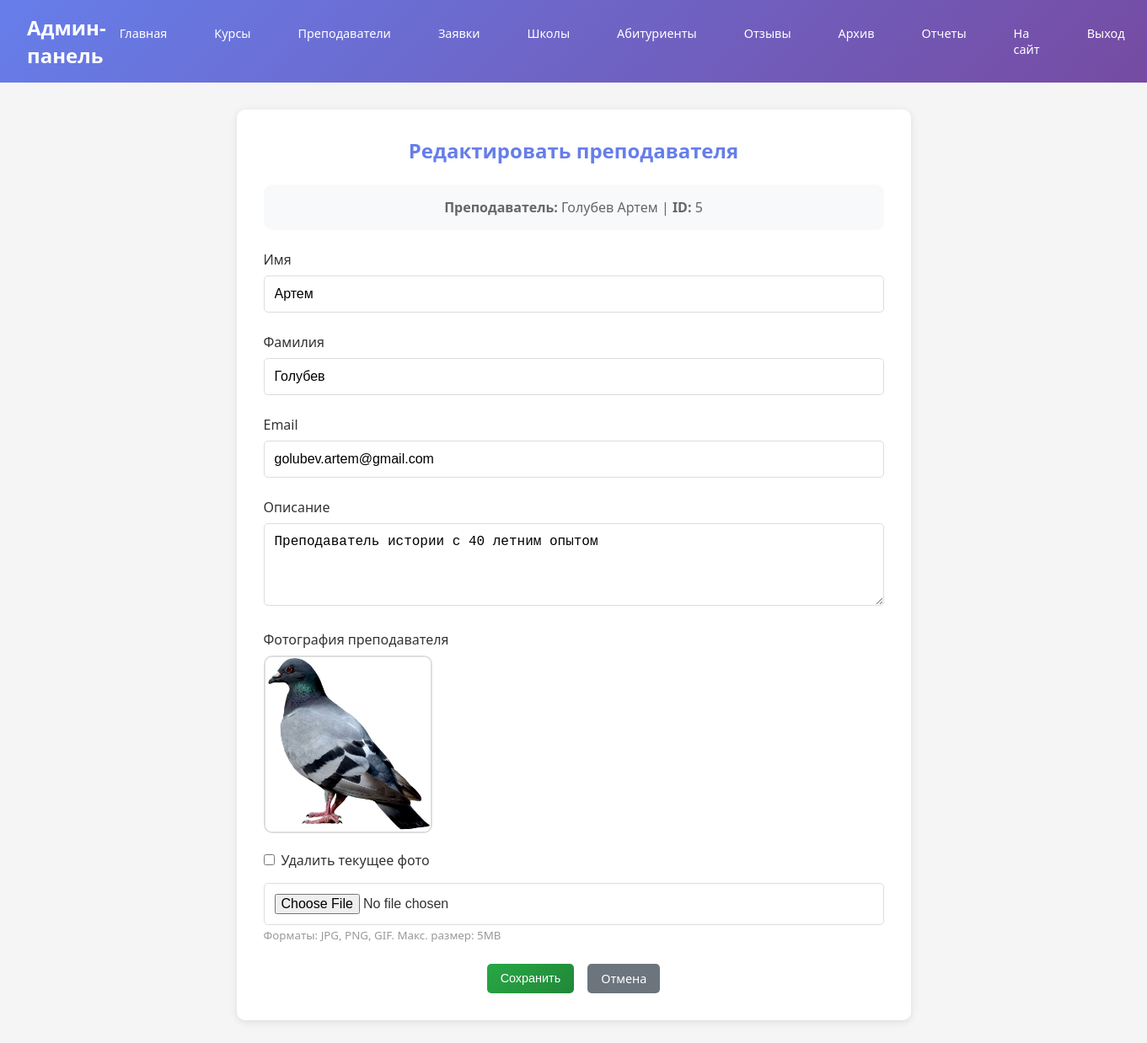
Page /admin-panel/teachers/edit/5/ (signed in) on the committed database.
### main/models.py (models this page shows, shortened)
class Teacher(models.Model):
    teacher_id = models.AutoField(primary_key=True)
    user = models.ForeignKey(Users, on_delete=models.CASCADE, db_column='user_id')
    first_name = models.CharField(
        max_length=100,
        validators=[
            RegexValidator(
                regex=r'^[а-яА-Яa-zA-Z]{2,50}$',
                message='Имя должно содержать от 2 до 50 букв'
            )
        ]
    )
    last_name = models.CharField(
        max_length=100,
        validators=[
            RegexValidator(
                regex=r'^[а-яА-Яa-zA-Z]{2,50}$',
                message='Фамилия должна содержать от 2 до 50 букв'
            )
        ]
    )
    description = models.TextField(blank=True, null=True)
    email = models.EmailField(
        max_length=255,
        validators=[EmailValidator(message='Введите корректный email адрес')]
    )
    photo_url = models.CharField(max_length=500, blank=True, null=True)
    photo = models.ImageField(
        upload_to='teachers/photos/',
        blank=True,
        null=True,
        help_text='Фотография преподавателя (необязательно)'
    )
    is_activ = models.BooleanField(default=True)
    class Meta:
        db_table = 'teachers'

### main/views.py (the view, shortened to what this page needs)
# urls.py: path('admin-panel/teachers/edit/<int:teacher_id>/', views.admin_edit_teacher, name='admin_edit_teacher'),
@staff_member_required
def admin_edit_teacher(request, teacher_id):
    teacher = get_object_or_404(Teacher, teacher_id=teacher_id)
    return render(request, 'admin/edit_teacher.html', {'teacher': teacher})

### main/templates/admin/edit_teacher.html (shortened to what this page needs)
{% extends 'admin/base_admin.html' %}
{% block content %}
<div class="form-card">
    <h2 style="color: #667eea; margin-bottom: 1.5rem; text-align: center;">Редактировать преподавателя</h2>
    <div style="background: #f8f9fa; padding: 1rem; border-radius: 10px; margin-bottom: 1.5rem;">
        <p style="color: #666; text-align: center;">
            <strong>Преподаватель:</strong> {{ teacher.last_name }} {{ teacher.first_name }} |
            <strong>ID:</strong> {{ teacher.teacher_id }}
        </p>
    </div>
    <form method="post" enctype="multipart/form-data">
        <div class="form-group">
            <label>Имя</label>
            <input type="text" name="first_name" class="form-control" value="{{ teacher.first_name }}" required>
        </div>
        <div class="form-group">
            <label>Фамилия</label>
            <input type="text" name="last_name" class="form-control" value="{{ teacher.last_name }}" required>
        </div>
        <div class="form-group">
            <label>Email</label>
            <input type="email" name="email" class="form-control" value="{{ teacher.email }}" required>
        </div>
        <div class="form-group">
            <label>Описание</label>
            <textarea name="description" class="form-control" rows="4">{{ teacher.description }}</textarea>
        </div>
        <div class="form-group">
            <label>Фотография преподавателя</label>
            {% if teacher.photo %}
            <div style="margin-bottom: 1rem;">
                <img src="{{ teacher.photo.url }}" alt="{{ teacher.first_name }}"
                     style="max-width: 200px; border-radius: 10px; border: 2px solid #ddd;">
            </div>
            <div style="margin-bottom: 1rem;">
                <label style="display: flex; align-items: center; gap: 0.5rem;">
                    <input type="checkbox" name="photo-clear"> Удалить текущее фото
                </label>
            </div>
            {% endif %}
            <input type="file" name="photo" class="form-control" accept="image/*">
            <small style="color: #999;">Форматы: JPG, PNG, GIF. Макс. размер: 5MB</small>
        </div>
        <div style="display: flex; gap: 1rem; justify-content: center;">
            <button type="submit" class="btn btn-success">Сохранить</button>
            <a href="{% url 'admin_teachers' %}" class="btn" style="background: #6c757d;">Отмена</a>
        </div>
    </form>
</div>
{% endblock %}

### main/templates/admin/base_admin.html (style rules this page uses)
* { margin: 0; padding: 0; box-sizing: border-box; }
body { font-family: 'Segoe UI', Tahoma, Geneva, Verdana, sans-serif; background-color: #f5f5f5; color: #333; }
.btn { display: inline-block; padding: 0.5rem 1rem; background: linear-gradient(135deg, #667eea 0%, #764ba2 100%); color: white; text-decoration: none; border-radius: 5px; border: none; cursor: pointer; font-size: 0.9rem; }
.btn-success { background: linear-gradient(135deg, #28a745 0%, #218838 100%); }
.form-card { background: white; border-radius: 10px; padding: 2rem; box-shadow: 0 2px 10px rgba(0,0,0,0.1); max-width: 800px; margin: 0 auto; }
.form-group { margin-bottom: 1.5rem; }
.form-group label { display: block; color: #333; margin-bottom: 0.5rem; font-weight: 500; }
.form-control { width: 100%; padding: 0.75rem; border: 1px solid #ddd; border-radius: 5px; font-size: 1rem; }

### rows in the picture
Teacher: last_name "Голубев", first_name "Артем", teacher_id "5", email "golubev.artem@gmail.com", description "Преподаватель истории с 40 летним опытом", photo (picture)
